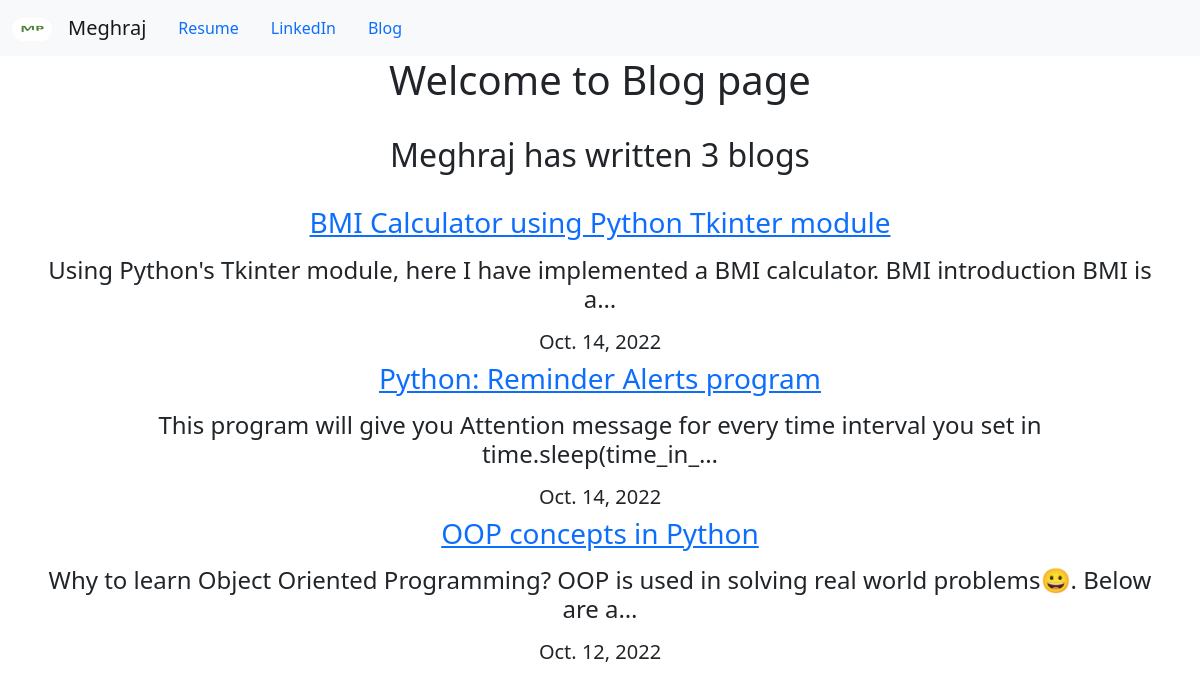
Screenshot of /blogg/ with the database file from the repository.
### blogg/models.py (models this page shows, shortened)
class Blogg(models.Model):
    title = models.CharField(max_length=100)
    description = models.CharField(max_length=250)
    date = models.DateField()

### blogg/views.py (the view)
# urls.py: path('', views.all_bloggs, name = 'all_bloggs'),
def all_bloggs(request):
    bloggs = Blogg.objects.order_by('-date')
    return render(request, 'blogg/all_bloggs.html', {'bloggs': bloggs})

### blogg/templates/blogg/all_bloggs.html (shortened to what this page needs)
{% extends 'portfolio/base.html'%}
{%block content%}
<div class="container text-center">
<h1> Welcome to Blog page </h1>
<br>
<h2> Meghraj has written {{bloggs.count}} blog{{bloggs.count|pluralize }} </h2>
<br>
{% for blogg in bloggs %}
<a href="{% url 'blogg:detail' blogg.id %}"><h3><p>{{blogg.title}}</p></h3> </a>
<p><h4> {{blogg.description|truncatechars:100}} </h4> </p>
<h5> {{blogg.date}} </h5>
{% endfor %}
{%endblock%}

### rows the page displays
Blogg: title "BMI Calculator using Python Tkinter module", description "Using Python's Tkinter module, here I have implemented a BMI calculator. BMI introduction BMI is a…", date "Oct. 14, 2022"
Blogg: title "Python: Reminder Alerts program", description "This program will give you Attention message for every time interval you set in time.sleep(time_in_…", date "Oct. 14, 2022"
Blogg: title "OOP concepts in Python", description "Why to learn Object Oriented Programming? OOP is used in solving real world problems😀. Below are a…", date "Oct. 12, 2022"

### other values shown
{{ bloggs.count }} "3"
